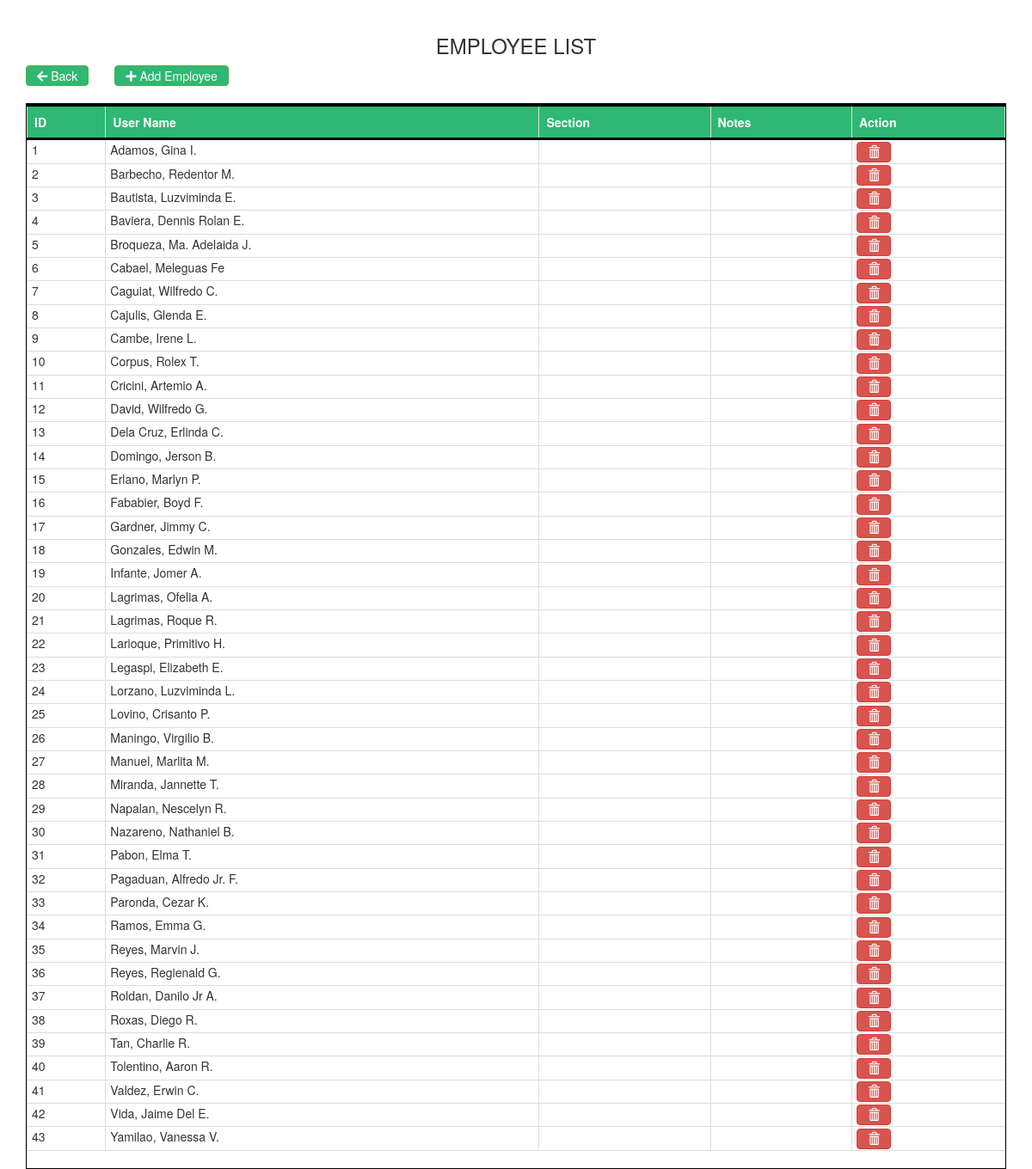
Page /_admin/_employees/index.php (signed in) on the committed database.
### tables this page shows
CREATE TABLE `employee` (
  `EmployeeID` int(11) NOT NULL,
  `EmployeeName` varchar(255) NOT NULL,
  `EmployeeSection` varchar(255) NOT NULL,
  `Enotes` varchar(255) DEFAULT NULL
);

### _admin/_employees/index.php (the view, shortened to what this page needs)
<?php
include_once('../../DBcontroller.php');
if(isset($_SESSION['account0'])){
$sql=$db->query("SELECT * FROM employee");
$sql->execute();
?>
<!DOCTYPE html>
<html>
<head>
	<link rel="stylesheet" type="text/css" href="css/bootstrap.min.css">
    <link href="../../vendor/fontawesome-free/css/all.min.css" rel="stylesheet" type="text/css">
</head>
<body>
	<br>
	<center><h3> EMPLOYEE LIST </h3></center>
<div class="container">
	<div class="row col-md-12">
		<button onclick="window.location='../index.php'" type="button" class="btn btn-success pull-left" style="background-color: #2eb873"> <span class="fa fa-arrow-left"></span> Back</button>
		<button type="button" class="btn btn-success pull-left" name="add" id="add" data-toggle="modal" data-target="#addModal" style="background-color: #2eb873; margin-left: 30px"> <span class="fa fa-plus"></span> Add Employee </button>
	</div>
</div>
<br>
<div class="container">
	<div class="table-responsive" style="border: 1px solid black">
		<table class="table table-bordered" style="border-left: 1px solid black">
			<tr style="background-color: #2eb873; color: white; border-top: 3px solid black; border-bottom: 3px solid black">
				<th>ID</th>
				<th>User Name</th>
				<th>Section</th>
				<th>Notes</th>
				<th>Action</th>
			</tr>
			<?php
			foreach ($sql as $emp) {?>
			<tr>
				<td><?=$emp['EmployeeID']?></td>
				<td><?=$emp['EmployeeName']?></td>
				<td><?=$emp['EmployeeSection']?></td>
				<td><?=$emp['Enotes']?></td>
				<td>
					<button type="button" name="delete" value="delete" id="<?=$emp['EmployeeID']?>" class="btn btn-danger del_data">
						<i class="glyphicon glyphicon-trash"></i>
					</button>
				</td>
			</tr>
			<?php
			}
			?>
		</table>
	</div>
</div>
</body>
</html>
<?php
}else{
  header('location:../index.php');
}
?>

### _admin/_employees/index.php (style rules this page uses)
td { padding: 1px !important;padding-left: 5px !important; }
.btn { padding-top: 1px !important;padding-bottom: 1px !important }

### rows in the picture
employee: EmployeeID "1", EmployeeName "Adamos, Gina I."
employee: EmployeeID "2", EmployeeName "Barbecho, Redentor M."
employee: EmployeeID "3", EmployeeName "Bautista, Luzviminda E."
employee: EmployeeID "4", EmployeeName "Baviera, Dennis Rolan E."
employee: EmployeeID "5", EmployeeName "Broqueza, Ma. Adelaida J."
employee: EmployeeID "6", EmployeeName "Cabael, Meleguas Fe"
employee: EmployeeID "7", EmployeeName "Caguiat, Wilfredo C."
employee: EmployeeID "8", EmployeeName "Cajulis, Glenda E."
employee: EmployeeID "9", EmployeeName "Cambe, Irene L."
employee: EmployeeID "10", EmployeeName "Corpus, Rolex T."
employee: EmployeeID "11", EmployeeName "Cricini, Artemio A."
employee: EmployeeID "12", EmployeeName "David, Wilfredo G."
employee: EmployeeID "13", EmployeeName "Dela Cruz, Erlinda C."
employee: EmployeeID "14", EmployeeName "Domingo, Jerson B."
employee: EmployeeID "15", EmployeeName "Erlano, Marlyn P."
employee: EmployeeID "16", EmployeeName "Fababier, Boyd F."
employee: EmployeeID "17", EmployeeName "Gardner, Jimmy C."
employee: EmployeeID "18", EmployeeName "Gonzales, Edwin M."
employee: EmployeeID "19", EmployeeName "Infante, Jomer A."
employee: EmployeeID "20", EmployeeName "Lagrimas, Ofelia A."
employee: EmployeeID "21", EmployeeName "Lagrimas, Roque R."
employee: EmployeeID "22", EmployeeName "Larioque, Primitivo H."
employee: EmployeeID "23", EmployeeName "Legaspi, Elizabeth E."
employee: EmployeeID "24", EmployeeName "Lorzano, Luzviminda L."
employee: EmployeeID "25", EmployeeName "Lovino, Crisanto P."
employee: EmployeeID "26", EmployeeName "Maningo, Virgilio B."
employee: EmployeeID "27", EmployeeName "Manuel, Marlita M."
employee: EmployeeID "28", EmployeeName "Miranda, Jannette T."
employee: EmployeeID "29", EmployeeName "Napalan, Nescelyn R."
employee: EmployeeID "30", EmployeeName "Nazareno, Nathaniel B."
employee: EmployeeID "31", EmployeeName "Pabon, Elma T."
employee: EmployeeID "32", EmployeeName "Pagaduan, Alfredo Jr. F."
employee: EmployeeID "33", EmployeeName "Paronda, Cezar K."
employee: EmployeeID "34", EmployeeName "Ramos, Emma G."
employee: EmployeeID "35", EmployeeName "Reyes, Marvin J."
employee: EmployeeID "36", EmployeeName "Reyes, Regienald G."
employee: EmployeeID "37", EmployeeName "Roldan, Danilo Jr A."
employee: EmployeeID "38", EmployeeName "Roxas, Diego R."
employee: EmployeeID "39", EmployeeName "Tan, Charlie R."
employee: EmployeeID "40", EmployeeName "Tolentino, Aaron R."
employee: EmployeeID "41", EmployeeName "Valdez, Erwin C."
employee: EmployeeID "42", EmployeeName "Vida, Jaime Del E."
employee: EmployeeID "43", EmployeeName "Yamilao, Vanessa V."
